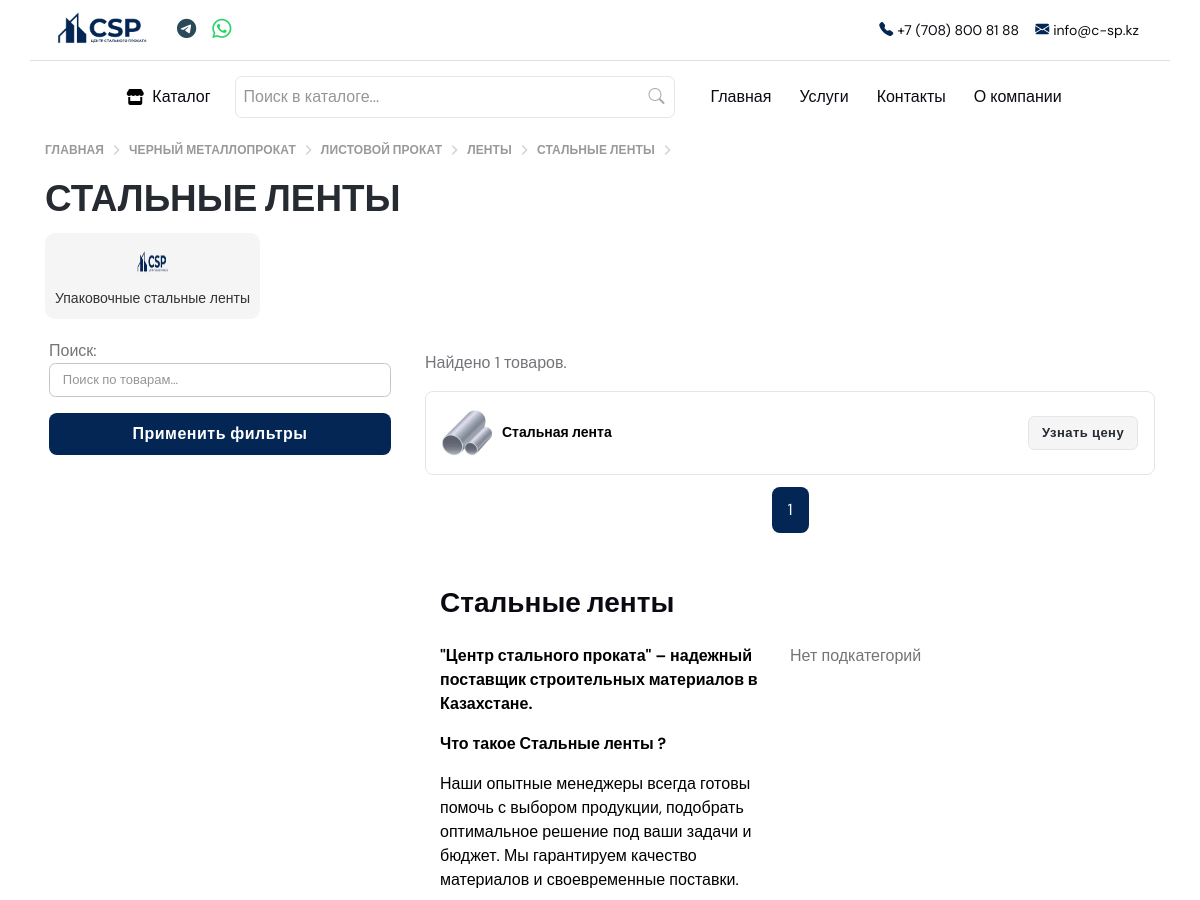
/stalnye-lenty/products/ (upper part), run on an earlier commit of the app's database.
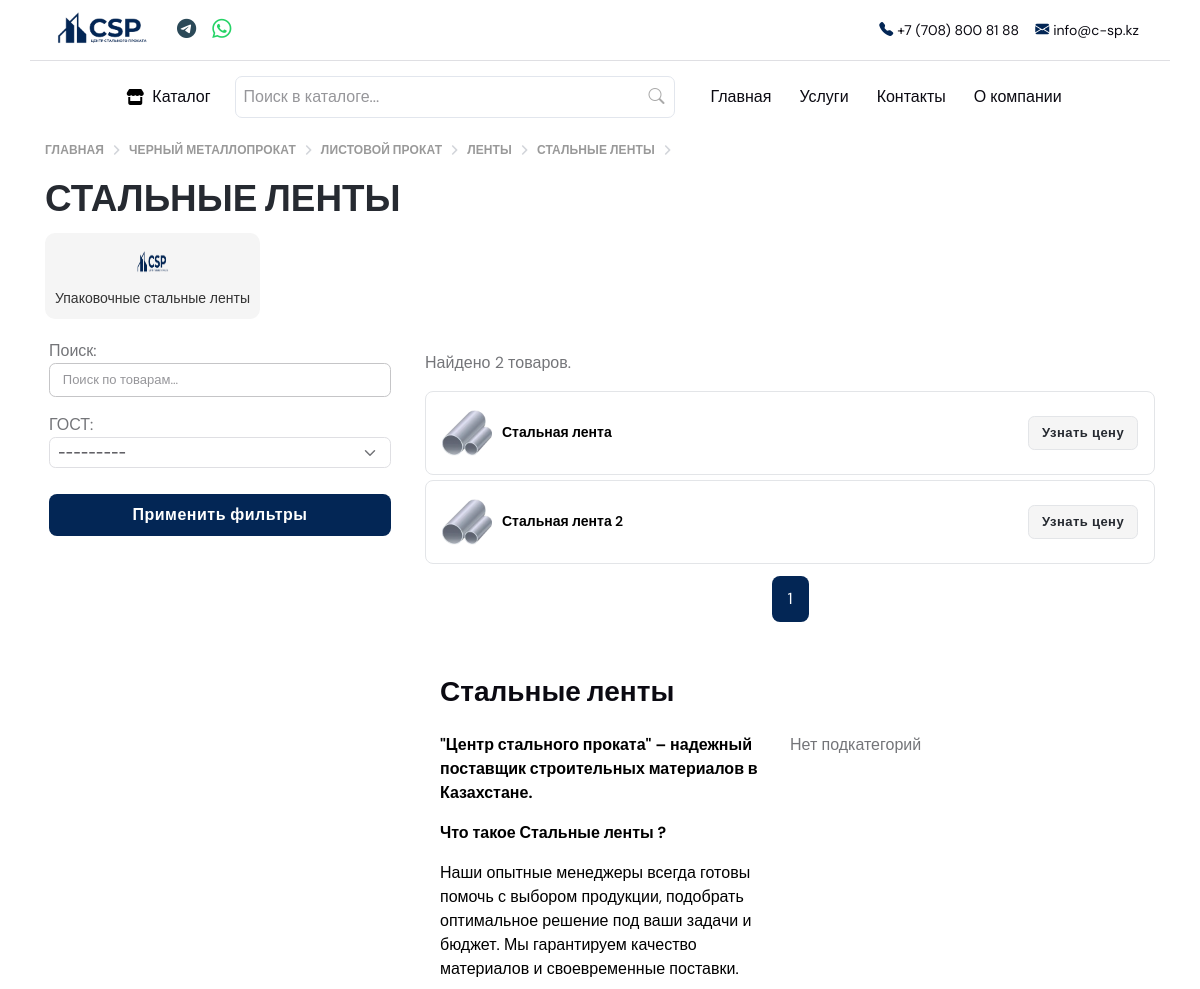
And on a later commit of the database.
### main/models.py (models this page shows, shortened)
class Category(models.Model):
    name = models.CharField(max_length=255, verbose_name="Название категории", db_index=True)
    image = models.ImageField(max_length=255, blank=True, null=True, verbose_name="Картинка категории")
    slug = models.SlugField(unique=True, verbose_name="Слаг", max_length=255)
    about = models.TextField(max_length=555, blank=True, null=True)
    price_list = models.FileField(blank=True, null=True)
    parent = models.ForeignKey(
        'self',
        on_delete=models.CASCADE,
        null=True,
        blank=True,
        related_name='children',
        verbose_name="Родительская категория"
    )
    class Meta:
        verbose_name = "Категория"
        verbose_name_plural = "Категории"
        ordering = ['name']
    def get_absolute_url(self):
        return reverse('website:category_detail', kwargs={'slug': self.slug})
    def get_ancestors(self):
        category = self
        ancestors = []
        while category:
            ancestors.insert(0, category)
            category = category.parent
        return ancestors

class Product(models.Model):
    name = models.CharField(max_length=255, verbose_name="Название продукта", db_index=True)
    image = models.ImageField(upload_to='products/', verbose_name="Фото продукта", blank=True)
    external_url = models.URLField(max_length=500, null=True, blank=True)
    category = models.ForeignKey(
        Category,
        on_delete=models.CASCADE,
        related_name='products',
        verbose_name="Категория"
    )
    slug = models.SlugField(unique=True, verbose_name="Слаг", blank=True, null=True, max_length=255)
    description = models.TextField(blank=True, verbose_name="Описание")
    price = models.BigIntegerField(blank=True, null=True)
    class Meta:
        verbose_name = "Продукт"
        verbose_name_plural = "Продукты"
        indexes = [
            models.Index(fields=['category']),
        ]
    def get_absolute_url(self):
        return reverse('website:product_detail', kwargs={'slug': self.slug})

### main/views.py (the view, shortened to what this page needs)
# urls.py: path('<slug:slug>/products/', ProductListView.as_view(), name='product_list'),
class ProductListView(FilterView, ListView):
    model = Product
    template_name = 'product/product_list.html'
    context_object_name = 'products'
    paginate_by = 10  # Показываем по 10 товаров на странице
    filterset_class = ProductFilter  # Подключаем фильтры
    def get_queryset(self):
        slug = self.kwargs.get('slug')
        category = get_object_or_404(Category, slug=slug)
        queryset = category.products.all().order_by('id')  # Добавляем сортировку
        return ProductFilter(self.request.GET, queryset=queryset).qs
    def get_context_data(self, **kwargs):
        context = super().get_context_data(**kwargs)
        slug = self.kwargs.get('slug')
        category = get_object_or_404(Category, slug=slug)
        context['category'] = category
        similar_categories = Category.objects.filter(parent=category.parent).exclude(id=category.id)
        if not similar_categories.exists() and category.parent:
            similar_categories = Category.objects.filter(parent=category.parent.parent).exclude(id=category.id) if category.parent.parent else None
        context['similar_categories'] = similar_categories
        context['filter'] = ProductFilter(self.request.GET, queryset=self.get_queryset())
        paginator = context['paginator']
        page_obj = context['page_obj']
        current_page = page_obj.number
        total_pages = paginator.num_pages
        if total_pages <= 5:
            page_range = range(1, total_pages + 1)
        context['page_range'] = page_range
        context['current_page'] = current_page
        context['ancestors'] = category.get_ancestors()
        return context

### main/filters.py (called while the page is built)
    def filter_by_attribute(self, attribute):
        def inner_filter(queryset, name, value):
            if not value:
                return queryset
            return queryset.filter(
                attributes__attribute=attribute,
                attributes__value=value
            )
        return inner_filter

### templates/product/product_list.html (shortened to what the changed rows need)
{% extends 'base.html' %}
{% load static %}
{% load widget_tweaks %}
{% block content %}
<section class="pt-0">
	<div class="container">
		<div class="row">
			<div class="bread-crumbs mt-2">
				<div class="">
					<ul class="bread-crumbs__list" itemscope itemtype="https://schema.org/BreadcrumbList">
						{% for cat in ancestors %}
						  <li class="bread-crumbs__item" itemprop="itemListElement" itemscope itemtype="https://schema.org/ListItem">
							<a class="bread-crumbs__link" href="{{ cat.get_absolute_url }}" itemprop="item">
							  <span itemprop="name">{{ cat.name|upper }}</span>
							</a>
						  </li>
						{% endfor %}
					</ul>
				</div>
			</div>
			<div class="col-12">
				<h3 style="color: #262a31; margin-bottom: 0px;">{{ category.name.upper }}<h3>
			</div>
		</div>
        <div class="container mb-3 mt-1 p-0">
            <div class="categories">
				{% for category in similar_categories %}
					<a href="{{ category.get_absolute_url }}">
						<div class="category">
							<img style="border-radius: 10px;" src="{% if category.image %}{{ category.image.url }}{% else %}{% static 'images/logotip.png' %}{% endif %}"
								 alt="{{ category.name }}" />
							<span>{{ category.name }}</span>
						</div>
					</a>
				{% endfor %}
			</div>
        </div>
		<div class="row">
			<aside class="col-xl-4 col-xxl-3">
				<div class="offcanvas-xl offcanvas-end" tabindex="-1" id="offcanvasSidebar" aria-labelledby="offcanvasSidebarLabel">
					<div class="offcanvas-body flex-column p-3 p-xl-0">
						<form method="get" class="mb-4 m-1">
							{% for field in filter.form %}
								{% if field.name != 'search' %}
								<div class="mb-4">
									{{ field.label_tag }}
									{{ field|add_class:"form-select form-select-sm" }}
								</div>
								{% endif %}
							{% endfor %}
						</form>
					</div>
				</div>
			</aside>
			<div class="col-xl-8 col-xxl-9">
                <div class="product-control__found mb-3 mt-3">Найдено <span
                    id="product-count">{{ products.count }}</span> товаров.
                </div>
				<div class="vstack " id="listing-table-target">
                    {% for product in products %}
					<div class="alert" style="border: 1px solid #e3e5e8; background-color: white; margin-bottom: 5px;">
						<div class="product-info" style="justify-content: space-between;">
						<div class="d-flex" style="align-items: center;">
							<img class="product-logo" src="{% if product.category.image %}{{ product.category.image.url }}{% else %}{% static 'images/tech/truba.webp' %}{% endif %}">
							<div class="product-name" style="margin-left: 10px;">
							<p style="margin: 0;">
								<a href="{{ product.get_absolute_url }}" style=" color: black;">{{ product.name }}</a>
							</p>
							</div>
						</div>
						<button
							class="btn btn-sm btn-primary mb-0"
							style="background-color: #f5f5f5; border: 1px solid #e3e5e8; color: #262a31;"
							data-bs-toggle="modal"
							data-bs-target="#LeadModal"
							data-product-name="{{ product.name }}"
							data-product-url="{{ product.get_absolute_url }}"
							data-product-photo="{% if product.category.image %}{{ product.category.image.url }}{% else %}{% static 'images/tech/truba.webp' %}{% endif %}">
							Узнать цену
						</button>
						</div>
					</div>
					{% empty %}
					<p>Ничего не нашлось</p>
					{% endfor %}
					<nav class="d-flex justify-content-center" aria-label="navigation">
						<ul class="pagination pagination-primary-soft d-inline-block d-md-flex rounded mb-0">
							{% for page in page_range %}
								{% if page == page_obj.number %}
									<li class="page-item mb-0 active">
										<a class="page-link" href="#">{{ page }}</a>
									</li>
								{% else %}
									<li class="page-item mb-0">
										<a class="page-link" href="?page={{ page }}">{{ page }}</a>
									</li>
								{% endif %}
							{% endfor %}
						</ul>
					</nav>
					<div class="container-xl mt-5">
						<div class="row p-0">
						  <div class="col-12 mb-3">
							<h4 class="about-company-bottom__title" style="color: #262a31;"><a href="{% url 'website:about' %}">{{ category.name }} </a></h4>
						  </div>
						  <div class="row">
							<div class="col-md-6 mb-2">
							  <p class="fw-bold" style="color: black;">"Центр стального проката" – надежный поставщик строительных материалов в Казахстане.  </p>
							  <p class="fw-bold" style="color: black;"> Что такое {{ category.name}} ?</p>
							  <p style="color: black;">
								{% if category.about %}
									{{ category.about }}
								{% else %}
									Наши опытные менеджеры всегда готовы помочь с выбором продукции, подобрать оптимальное решение под ваши задачи и бюджет. Мы гарантируем качество материалов и своевременные поставки.
								{% endif %}
							</p>
							</div>
						  </div>
						</div>
					  </div>
				</div>
			</div>
		</div>
	</div>
</section>
{% endblock %}

What changed in the data, as far as the page shows it:
added Product: name "Стальная лента 2"
Also different on the page:
{{ products.count }}: "1" → "2"
new list line: "ГОСТ: ---------"
